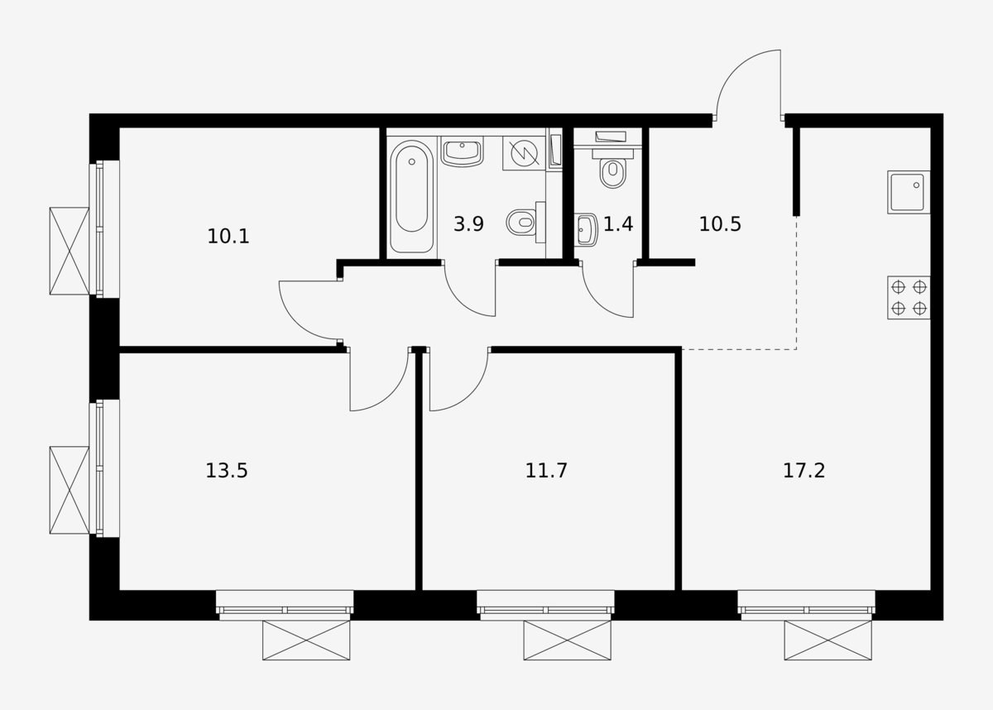
#> input picture data/input/img.png, 993 x 710 px, shrunk from 1200 x 858 before the run; its folder holds only this picture in this run
$ python main.py
#> lines starting #> are read from the running program, lines starting #| are printed output that depends on the picture; after the words box and inside, x2 and y2 are one past the last pixel; in counts of white or black regions, pixels touching at a corner belong together
# src/main.py
import cv2
import numpy as np
import json
import os
from datetime import datetime


class WallDetector:
    def __init__(self, min_wall_length=50, merge_distance=15, min_thickness=0.5):
        """
        Инициализация детектора стен

        Args:
            min_wall_length: минимальная длина стены в пикселях
            merge_distance: максимальное расстояние для объединения стен
            min_thickness: минимальная толщина для коротких стен (0-1)
        """
        self.min_wall_length = min_wall_length
        self.merge_distance = merge_distance
        self.min_thickness = min_thickness
        self.walls = []

    def load_image(self, image_path):
        """Загрузка изображения"""
#> called with image_path = 'data/input/img.png'
        print(f"Загрузка изображения: {image_path}")

        img = cv2.imread(image_path)
#> img is the input picture: shape (710, 993, 3); min 0, max 255, mean 225.6
        if img is None:
            raise ValueError(f"Не удалось загрузить изображение: {image_path}")

        self.original = img.copy()
        gray = cv2.cvtColor(img, cv2.COLOR_BGR2GRAY)

        # Улучшаем контраст
        clahe = cv2.createCLAHE(clipLimit=2.0, tileGridSize=(8, 8))
        enhanced = clahe.apply(gray)

        return enhanced

    def preprocess_image(self, image):
        """Предобработка изображения"""

        # 1. Бинаризация
        binary = cv2.adaptiveThreshold(
            image, 255,
            cv2.ADAPTIVE_THRESH_GAUSSIAN_C,
            cv2.THRESH_BINARY_INV, 11, 2
        )
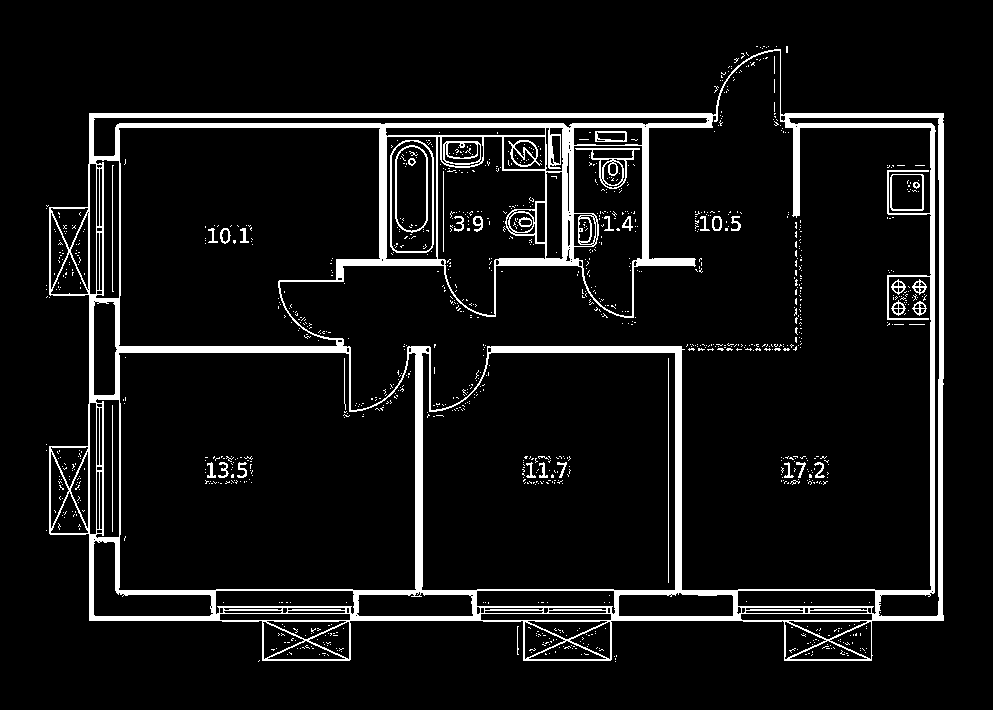
#> binary: shape (710, 993); 7.6% white; 1158 white regions (1119 under 20 px), largest, box (x1, y1, x2, y2) and area: (49, 49, 944, 661) 46259, (390, 140, 434, 253) 553, (575, 148, 640, 189) 541

        # 2. Удаление шума
        kernel = np.ones((2, 2), np.uint8)
        cleaned = cv2.morphologyEx(binary, cv2.MORPH_CLOSE, kernel)
#> cleaned: shape (710, 993); 7.9% white; 753 white regions (699 under 20 px), largest, box (x1, y1, x2, y2) and area: (47, 50, 945, 662) 48368, (391, 141, 435, 256) 585, (396, 146, 429, 236) 419
        cleaned = cv2.morphologyEx(cleaned, cv2.MORPH_OPEN, kernel)
#> cleaned: shape (710, 993); 7.2% white; 267 white regions (185 under 20 px), largest, box (x1, y1, x2, y2) and area: (51, 84, 946, 663) 41239, (745, 622, 874, 663) 605, (264, 622, 353, 663) 591

        # 3. Утолщение линий
        kernel_line = np.ones((3, 3), np.uint8)
        thickened = cv2.dilate(cleaned, kernel_line, iterations=1)
#> thickened: shape (710, 993); 11.5% white; 104 white regions (32 under 20 px), largest, box (x1, y1, x2, y2) and area: (48, 50, 947, 664) 74879, (579, 214, 602, 250) 618, (913, 281, 930, 318) 388

        # 4. Скелетонизация
        skeleton = cv2.erode(thickened, kernel_line, iterations=1)
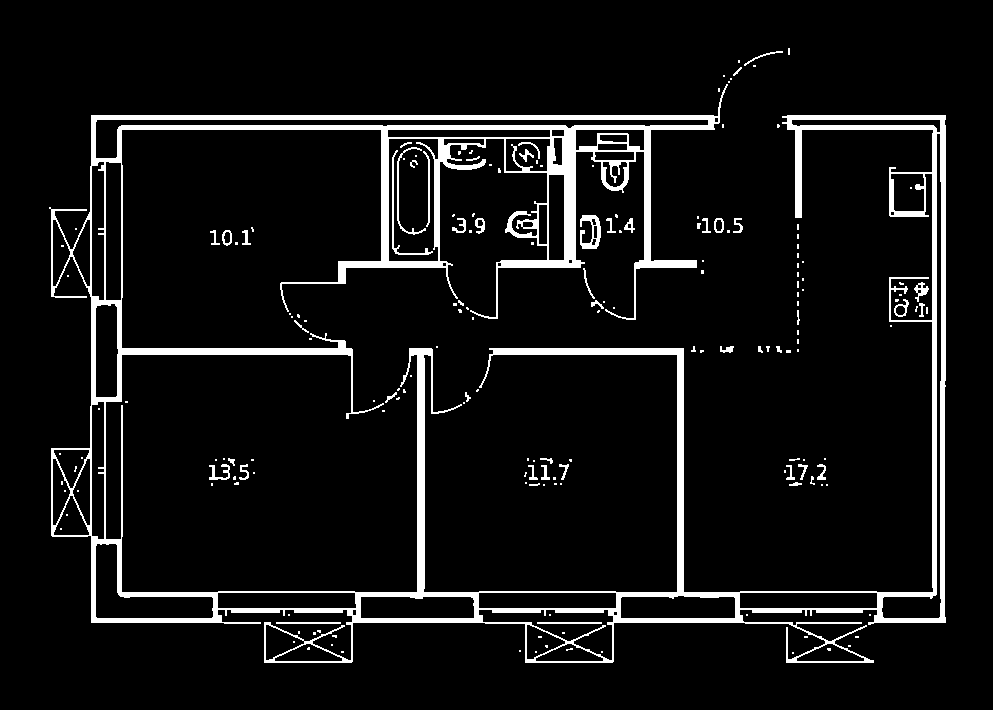
#> skeleton: shape (710, 993); 7.4% white; 187 white regions (136 under 20 px), largest, box (x1, y1, x2, y2) and area: (49, 84, 946, 663) 47312, (580, 215, 601, 249) 378, (392, 150, 433, 255) 313

        return skeleton

    def estimate_line_thickness(self, x1, y1, x2, y2, binary_img):
        """Оценка толщины линии (возвращает одно число от 0 до 1)"""

        # Создаем маску шириной 5 пикселей
        mask = np.zeros_like(binary_img)
        cv2.line(mask, (x1, y1), (x2, y2), 255, 5)

        # Находим пересечение
        intersection = cv2.bitwise_and(mask, binary_img)

        # Считаем пиксели
        mask_pixels = cv2.countNonZero(mask)
        inter_pixels = cv2.countNonZero(intersection)

        if mask_pixels > 0:
            return inter_pixels / mask_pixels
        return 0

    def detect_walls(self, processed_img):
        """Детекция стен"""

        binary_for_thickness = processed_img.copy()

        # Детекция линий
        lines = cv2.HoughLinesP(
            processed_img,
            rho=1,
            theta=np.pi / 180,
            threshold=40,  # Увеличен порог
            minLineLength=self.min_wall_length,
            maxLineGap=20
        )
#> lines = 292 rows, first 6: [121, 125, 723, 125], [117, 129, 714, 129], [941, 622, 941, 115], [117, 592, 944, 592], [91, 622, 945, 622], [91, 119, 719, 119]

        walls = []

        if lines is not None:
            for i, line in enumerate(lines):
                x1, y1, x2, y2 = line[0]

                # Рассчитываем длину
                length = np.sqrt((x2 - x1) ** 2 + (y2 - y1) ** 2)

                # Оцениваем толщину
                thickness_score = self.estimate_line_thickness(x1, y1, x2, y2, binary_for_thickness)

                # ПРАВИЛО 1: Фильтрация по длине
                if length < self.min_wall_length:
                    # Короткие линии принимаем только если очень толстые
                    if length >= 30 and thickness_score > 0.8:
                        pass  # Принимаем
                    else:
                        continue

                # ПРАВИЛО 2: Фильтрация тонких линий
                if length > 100 and thickness_score < 0.5:
                    continue  # Длинные и тонкие - не стены

                if 50 <= length <= 100 and thickness_score < 0.4:
                    continue  # Средние и тонкие

                # ПРАВИЛО 3: Очень тонкие линии всегда отфильтровываем
                if thickness_score < 0.3:
                    continue

                # Рассчитываем угол
                angle = np.degrees(np.arctan2(y2 - y1, x2 - x1)) % 180
                if angle > 90:
                    angle -= 180

                # Сохраняем стену
                wall = {
                    'id': f'w{len(walls) + 1}',
                    'points': [[int(x1), int(y1)], [int(x2), int(y2)]],
                    'length': float(length),
                    'angle': float(angle),
                    'thickness': float(thickness_score)
                }
                walls.append(wall)
#> this loop made 292 passes
#> (x1, y1, x2, y2, length, mask_pixels in estimate_line_thickness, inter_pixels in estimate_line_thickness, thickness_score) on passes 1, 2, 3, 6, 7, 8, 9, 10: (121, 125, 723, 125, 602, 4243, 2389, 0.563), (117, 129, 714, 129, 597, 4208, 2477, 0.589), (941, 622, 941, 115, 507, 3578, 2362, 0.66), (91, 119, 719, 119, 628, 4425, 2557, 0.578), (119, 126, 723, 126, 604, 4257, 2977, 0.699), (118, 127, 723, 127, 605, 4264, 3000, 0.704), (489, 349, 694, 349, 205, 1464, 981, 0.67), (91, 115, 719, 115, 628, 4425, 2515, 0.568)
#> pass 1, in estimate_line_thickness, `intersection = cv2.bitwise_and(mask, binary_img)`:
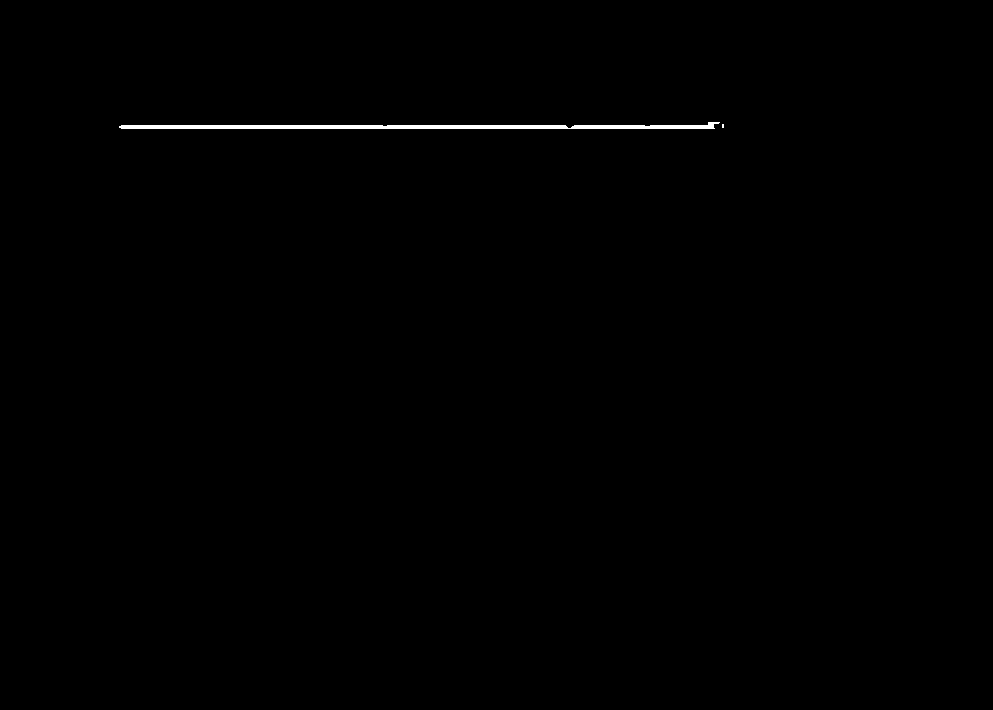
#> intersection: shape (710, 993); 0.34% white; 2 white regions (1 under 20 px), largest, box (x1, y1, x2, y2) and area: (119, 122, 720, 129) 2381

        # Объединяем стены
        merged_walls = self._merge_walls(walls)

        # Финальная фильтрация
        filtered_walls = []
        for wall in merged_walls:
            length = wall['length']
            thickness = wall['thickness']

            # Адаптивные правила по длине
            if length < 50 and thickness < 0.7:
                continue
            elif 50 <= length < 100 and thickness < 0.5:
                continue
            elif length >= 100 and thickness < 0.4:
                continue

            filtered_walls.append(wall)

        return filtered_walls

    def _merge_walls(self, walls):
        """Объединение близких стен"""
        if not walls:
            return []

        merged = []
        used = set()

        for i, wall1 in enumerate(walls):
            if i in used:
                continue

            points1 = wall1['points']
            angle1 = wall1['angle']

            to_merge = [i]

            for j, wall2 in enumerate(walls[i + 1:], i + 1):
                if j in used:
                    continue

                points2 = wall2['points']
                angle2 = wall2['angle']

                # Проверяем коллинеарность
                angle_diff = abs(angle1 - angle2)
                if angle_diff > 10 and angle_diff < 170:
                    continue

                # Проверяем близость концов
                x11, y11 = points1[0]
                x12, y12 = points1[1]
                x21, y21 = points2[0]
                x22, y22 = points2[1]

                dist1 = np.sqrt((x11 - x21) ** 2 + (y11 - y21) ** 2)
                dist2 = np.sqrt((x11 - x22) ** 2 + (y11 - y22) ** 2)
                dist3 = np.sqrt((x12 - x21) ** 2 + (y12 - y21) ** 2)
                dist4 = np.sqrt((x12 - x22) ** 2 + (y12 - y22) ** 2)

                if min(dist1, dist2, dist3, dist4) < self.merge_distance:
                    to_merge.append(j)

            # Объединяем
            if len(to_merge) == 1:
                merged.append(walls[i])
            else:
                all_points = []
                all_thickness = []
                for idx in to_merge:
                    all_points.extend(walls[idx]['points'])
                    all_thickness.append(walls[idx]['thickness'])

                all_points = np.array(all_points)
                x_coords = all_points[:, 0]
                y_coords = all_points[:, 1]

                if abs(angle1) < 45 or abs(angle1) > 135:
                    x1, x2 = np.min(x_coords), np.max(x_coords)
                    y_avg = np.mean(y_coords)
                    merged_points = [[int(x1), int(y_avg)], [int(x2), int(y_avg)]]
                else:
                    y1, y2 = np.min(y_coords), np.max(y_coords)
                    x_avg = np.mean(x_coords)
                    merged_points = [[int(x_avg), int(y1)], [int(x_avg), int(y2)]]

                avg_thickness = np.mean(all_thickness)

                merged_wall = {
                    'id': f'w{len(merged) + 1}',
                    'points': merged_points,
                    'length': float(np.sqrt((merged_points[1][0] - merged_points[0][0]) ** 2 +
                                            (merged_points[1][1] - merged_points[0][1]) ** 2)),
                    'angle': float(angle1),
                    'thickness': float(avg_thickness)
                }
                merged.append(merged_wall)

            used.update(to_merge)
#> the loop in detect_walls, `for wall in merged_walls:` made 50 passes

        return merged

    def visualize_walls(self, image_path, walls, output_path):
        """Визуализация стен - все стены синим цветом"""
#> called with image_path = 'data/input/img.png', output_path = 'data/output/img_detected.png'

        img = cv2.imread(image_path)

        # Один цвет для всех стен - синий
        wall_color = (255, 0, 0)  # BGR: синий цвет

        for i, wall in enumerate(walls):
            points = wall['points']

            # Толщина линии зависит от длины стены
            length = wall['length']
            if length > 150:
                line_thickness = 4
            elif length > 80:
                line_thickness = 3
            else:
                line_thickness = 2

            # Рисуем стену синим цветом
            cv2.line(img,
                     tuple(points[0]),
                     tuple(points[1]),
                     wall_color, line_thickness, cv2.LINE_AA)
#> this loop made 41 passes
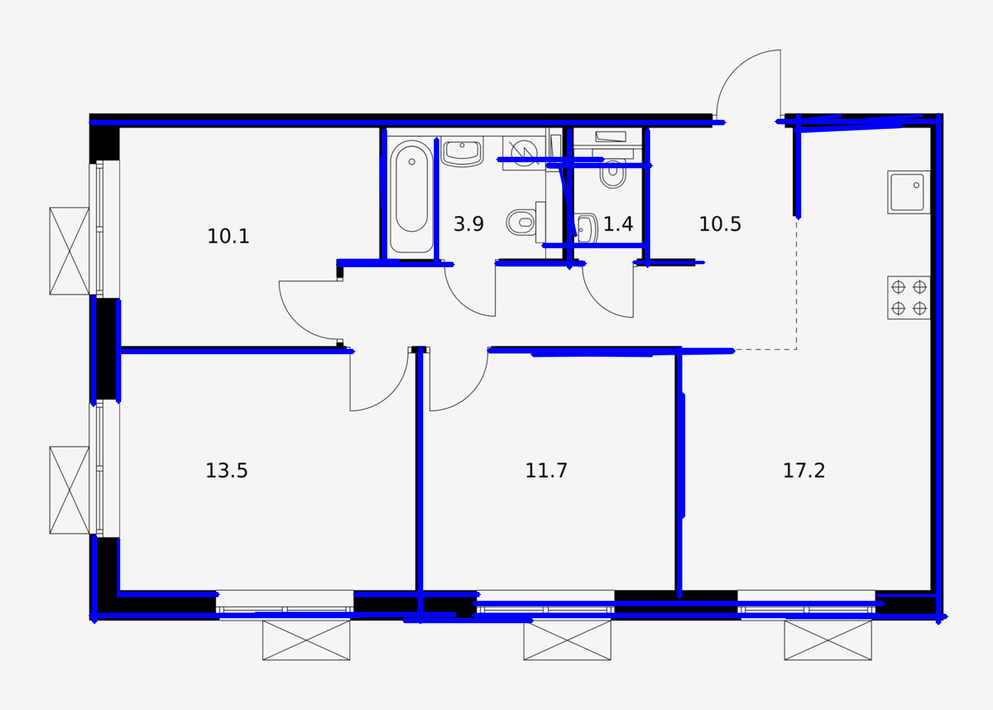
#> img: shape (710, 993, 3); 5.73% of pixels changed, all inside (x1, y1, x2, y2) = (88, 113, 949, 626)

            # Можно раскомментировать для отображения ID стен
            # mid_x = (points[0][0] + points[1][0]) // 2
            # mid_y = (points[0][1] + points[1][1]) // 2
            # cv2.putText(img, wall['id'], (mid_x - 10, mid_y),
            #             cv2.FONT_HERSHEY_SIMPLEX, 0.5, (255, 255, 255), 2)

        # Статистика
        stats = f"Найдено стен: {len(walls)}"
        cv2.putText(img, stats, (20, 40),
                    cv2.FONT_HERSHEY_SIMPLEX, 1, (0, 0, 0), 3)
        cv2.putText(img, stats, (20, 40),
                    cv2.FONT_HERSHEY_SIMPLEX, 1, (255, 255, 255), 2)
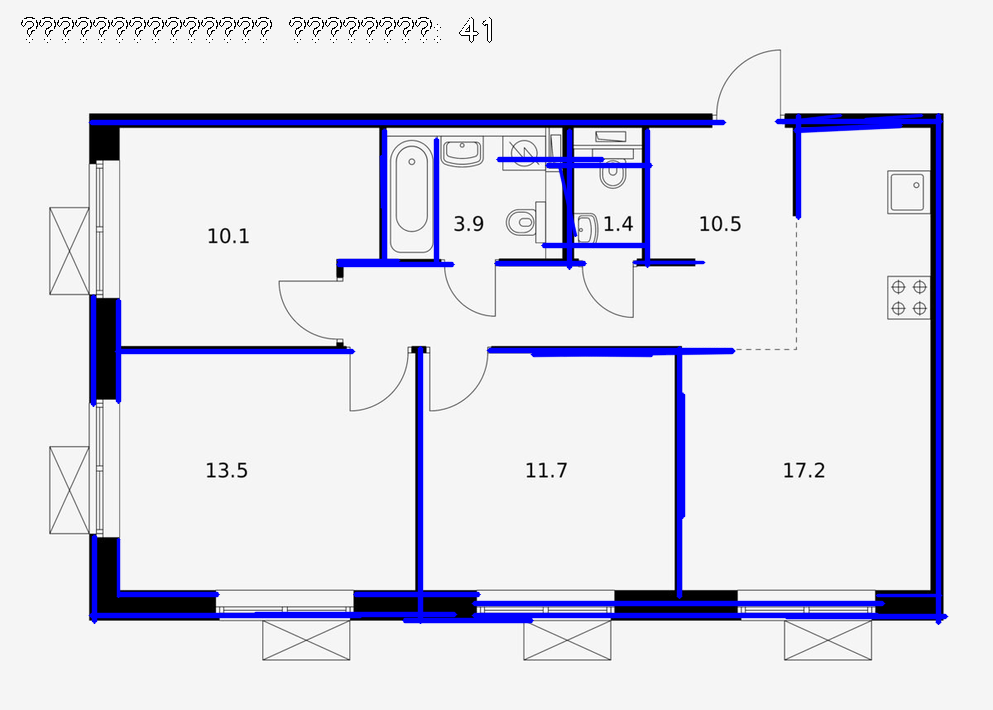
#> img: shape (710, 993, 3); mean B, G, R 233.4, 221.9, 221.9

        cv2.imwrite(output_path, img)
        print(f"Визуализация сохранена: {output_path}")

        return img

    def process_image(self, image_path):
        """Основной пайплайн"""

        print(f"\n" + "=" * 50)
        print(f"Обработка: {os.path.basename(image_path)}")
        print("=" * 50)

        # 1. Загрузка
        img = self.load_image(image_path)

        # 2. Предобработка
        processed = self.preprocess_image(img)

        # 3. Детекция
        walls = self.detect_walls(processed)

        # 4. Результат
        result = {
            "meta": {
                "source": os.path.basename(image_path),
                "processing_date": datetime.now().isoformat(),
                "image_size": {
                    "width": int(self.original.shape[1]),
                    "height": int(self.original.shape[0])
                }
            },
            "detection_params": {
                "min_wall_length": self.min_wall_length,
                "merge_distance": self.merge_distance,
                "min_thickness": self.min_thickness
            },
            "statistics": {
                "total_walls": len(walls),
                "avg_wall_length": float(np.mean([w['length'] for w in walls])) if walls else 0,
                "avg_thickness": float(np.mean([w['thickness'] for w in walls])) if walls else 0
            },
            "walls": [
                {
                    "id": wall['id'],
                    "points": wall['points'],
                    "length": wall['length'],
                    "thickness": wall['thickness']
                }
                for wall in walls
            ]
        }

        return result, walls

    def save_to_json(self, data, output_path):
        """Сохранение в JSON"""
        with open(output_path, 'w', encoding='utf-8') as f:
            json.dump(data, f, indent=2, ensure_ascii=False)
        print(f"JSON сохранен: {output_path}")


def main():
    """Основная функция"""

    # НАСТРОЙКИ (можно менять здесь):
    detector = WallDetector(
        min_wall_length=50,  # Минимальная длина стены
        merge_distance=15,  # Расстояние для объединения
        min_thickness=0.5  # Минимальная толщина
    )

    # Пути
    input_dir = "data/input"
    output_dir = "data/output"

    os.makedirs(output_dir, exist_ok=True)

    # Обработка
    for filename in os.listdir(input_dir):
        if filename.lower().endswith(('.png', '.jpg', '.jpeg')):
            try:
                input_path = os.path.join(input_dir, filename)
                base_name = os.path.splitext(filename)[0]

                result, walls = detector.process_image(input_path)

                json_path = os.path.join(output_dir, f"{base_name}.json")
                detector.save_to_json(result, json_path)

                viz_path = os.path.join(output_dir, f"{base_name}_detected.png")
                detector.visualize_walls(input_path, walls, viz_path)

                print(f"Обработка завершена: {filename}")
                print(f"  Найдено стен: {len(walls)}")
#|   Найдено стен: 41
                if walls:
                    print(f"  Средняя толщина: {result['statistics']['avg_thickness']:.2f}")
#|   Средняя толщина: 0.68
                print(f"  JSON: {os.path.basename(json_path)}")
                print(f"  Визуализация: {os.path.basename(viz_path)}")
                print()

            except Exception as e:
                print(f"Ошибка при обработке {filename}: {e}")


if __name__ == "__main__":
    main()
